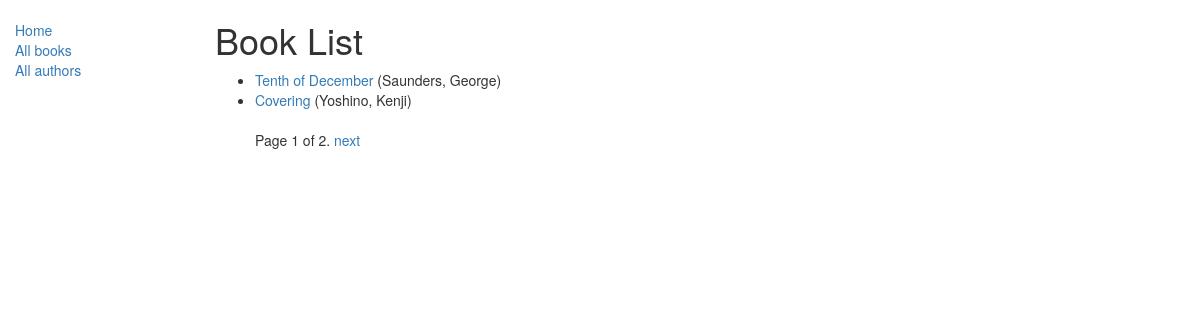
/catalog/books/, run on the app's committed database.
### catalog/models.py (models this page shows, shortened)
class Book(models.Model):
    title = models.CharField(max_length=200)
    author = models.ForeignKey('Author', on_delete=models.SET_NULL, null=True)
    genre = models.ManyToManyField('Genre', help_text='Select a genre for this book')
    summary = models.TextField(max_length=1000, help_text="Enter a brief description of the book")
    isbn = models.CharField('ISBN', max_length=13, help_text='13 Character <a href="https://www.isbn-international.org/content/what-isbn">ISBN number</a>')
    language = models.ForeignKey('Language', on_delete=models.SET_NULL, null=True)
    def get_absolute_url(self):
        return reverse('book-detail', args=[str(self.id)])
    def display_genre(self):
        """
        Creates a string for the genre, to be displayed in admin
        """
        return ', '.join([ genre.name for genre in self.genre.all()[:3] ])
    display_genre.short_description = 'Genre'

class Author(models.Model):
    first_name = models.CharField(max_length=100)
    last_name = models.CharField(max_length=100)
    date_of_birth = models.DateField('Born', null=True, blank=True)
    date_of_death = models.DateField('Died', null=True, blank=True)
    def __str__(self):
        return '%s, %s' % (self.last_name, self.first_name)

### catalog/views.py (the view)
# urls.py: path('books/', views.BookListView.as_view(), name='books'),
class BookListView(generic.ListView):
    model = Book
    paginate_by = 2

### catalog/templates/catalog/book_list.html (shortened to what this page needs)
{% extends "base_generic.html" %}
{% block content %}
    <h1>Book List</h1>
    {% if book_list %}
    <ul>
      {% for book in book_list %}
      <li>
        <a href="{{ book.get_absolute_url }}">{{ book.title }}</a> ({{book.author}})
      </li>
      {% endfor %}
      {% block pagination %}
        {% if is_paginated %}
            <div class="pagination">
                <span class="page-links">
                    <span class="page-current">
                        Page {{ page_obj.number }} of {{ page_obj.paginator.num_pages }}.
                    </span>
                    {% if page_obj.has_next %}
                        <a href="{{ request.path }}?page={{ page_obj.next_page_number }}">next</a>
                    {% endif %}
                </span>
            </div>
        {% endif %}
      {% endblock %}
    </ul>
    {% else %}
      <p>There are no books in the library.</p>
    {% endif %}
{% endblock %}

### data on the page
Book: title "Tenth of December", author "Saunders, George"
Book: title "Covering", author "Yoshino, Kenji"

### other printed values
{{ page_obj.number }} "1"
{{ page_obj.paginator.num_pages }} "2"
